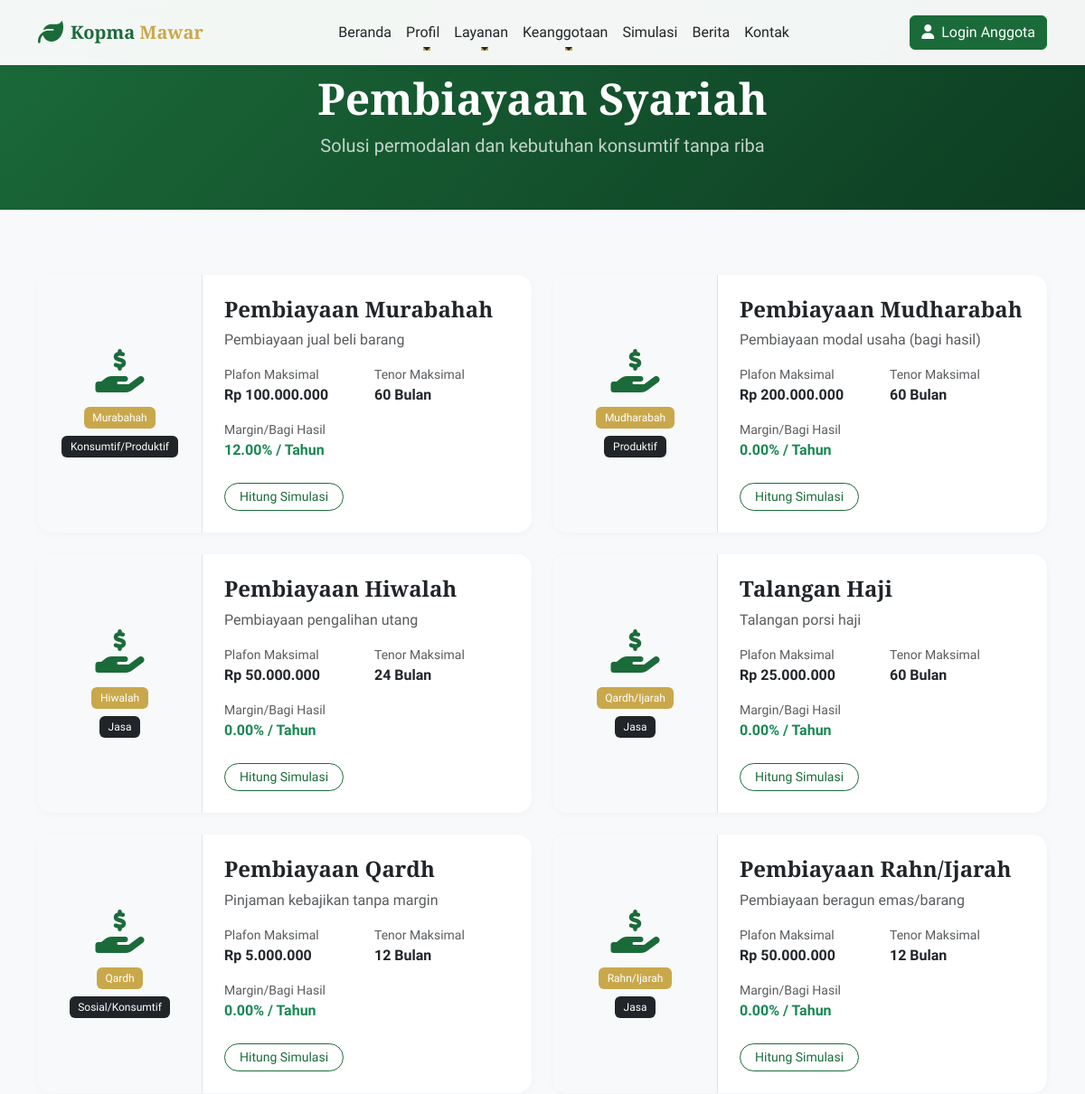
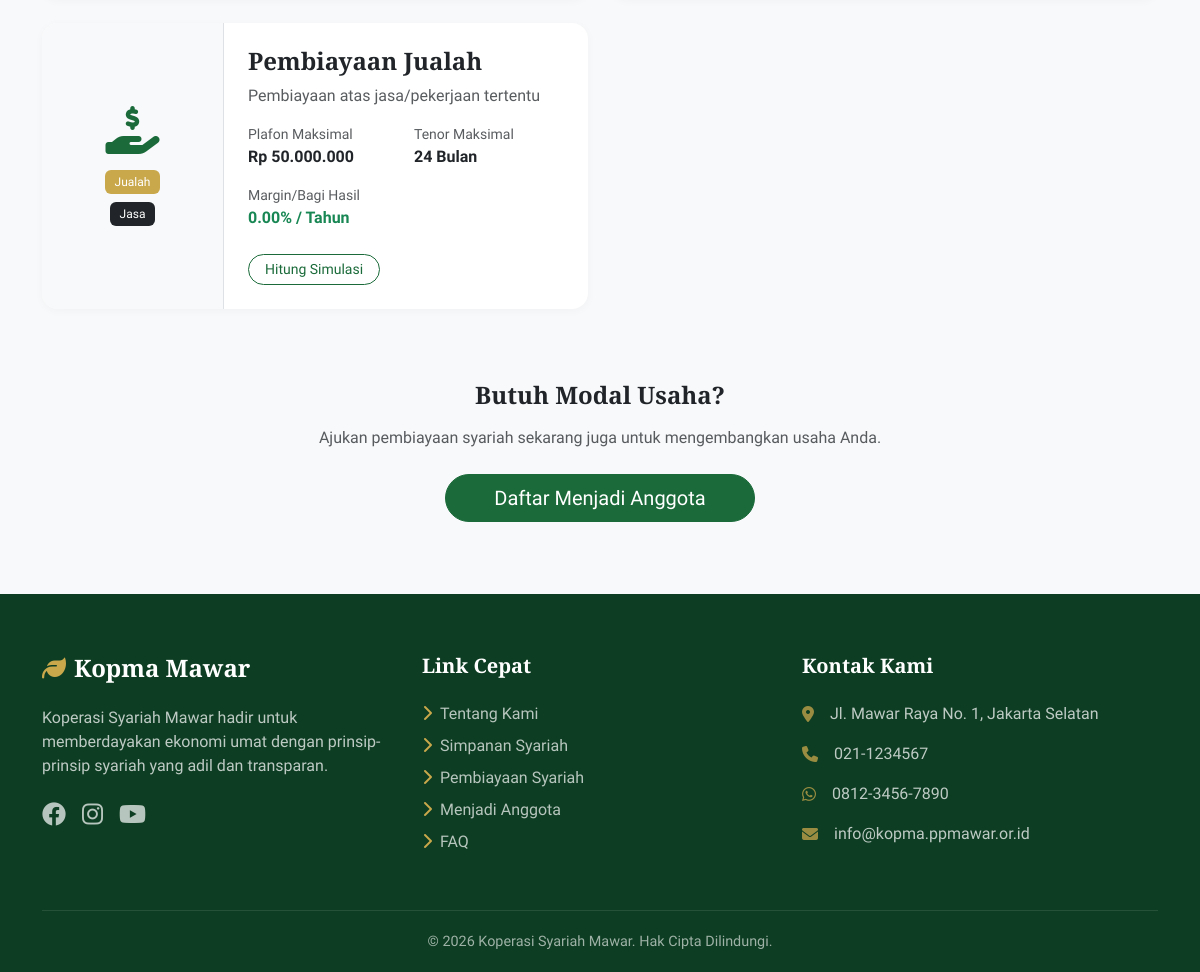
The app's page /product/financing with its own data (2 pictures, top to bottom).
### tables this page shows
CREATE TABLE financing_products (
    id INT AUTO_INCREMENT PRIMARY KEY,
    name VARCHAR(100) NOT NULL,
    type VARCHAR(50),
    akad VARCHAR(50),
    description TEXT,
    min_amount DECIMAL(15,2),
    max_amount DECIMAL(15,2),
    margin_rate DECIMAL(5,2),
    max_tenor INT,
    terms TEXT,
    is_active TINYINT(1) DEFAULT 1,
    created_at DATETIME
);

### app/controllers/ProductController.php (called while the page is built, shortened)
<?php
class ProductController extends Controller {
    public function financing() {
        $financingModel = $this->model('FinancingProductModel');
        $data = [
            'title' => 'Pembiayaan Syariah',
            'products' => $financingModel->findActive()
        ];
        $this->view('public/financing', $data);
    }
}

### app/core/App.php (called while the page is built, shortened)
<?php
class App {
    protected $controller = 'HomeController';
    protected $method = 'index';
    public function __construct() {
        $url = $this->parseUrl();
        $controllerName = isset($url[0]) ? str_replace('-', '', ucwords($url[0], '-')) . 'Controller' : $this->controller;
        if (file_exists(APP_ROOT . '/app/controllers/' . $controllerName . '.php')) {
            $this->controller = $controllerName;
            unset($url[0]);
        }
        $this->controller = new $this->controller;
        if (isset($url[1])) {
            $methodName = lcfirst(str_replace('-', '', ucwords($url[1], '-')));
            if (method_exists($this->controller, $methodName)) {
                $this->method = $methodName;
                unset($url[1]);
            }
        }
        $this->params = $url ? array_values($url) : [];
        call_user_func_array([$this->controller, $this->method], $this->params);
    }
    public function parseUrl() {
        if (isset($_GET['url'])) {
            $url = rtrim($_GET['url'], '/');
            $url = filter_var($url, FILTER_SANITIZE_URL);
            $url = explode('/', $url);
            return $url;
        }
        return [];
    }
}

### public/index.php (called while the page is built, shortened)
<?php
spl_autoload_register(function($class) {
    $paths = [
        APP_ROOT . '/app/core/' . $class . '.php',
        APP_ROOT . '/app/controllers/' . $class . '.php',
        APP_ROOT . '/app/models/' . $class . '.php',
        APP_ROOT . '/app/helpers/' . $class . '.php',
    ];
    foreach ($paths as $path) {
        if (file_exists($path)) {
            return;
        }
    }
});
$app = new App();

### app/models/FinancingProductModel.php (called while the page is built, shortened)
<?php
class FinancingProductModel {
    private $db;
    public function __construct() {
        $this->db = Database::getInstance()->getConnection();
    }
    public function findActive() {
        $stmt = $this->db->query("SELECT * FROM financing_products WHERE is_active = 1 ORDER BY created_at DESC");
        return $stmt->fetchAll();
    }
}

### app/core/Database.php (called while the page is built)
<?php
class Database {
    private static $instance = null;
    private $pdo;
    private function __construct() {
        try {
            $dsn = "mysql:host=" . DB_HOST . ";dbname=" . DB_NAME . ";charset=utf8mb4";
            $options = [
                PDO::ATTR_ERRMODE            => PDO::ERRMODE_EXCEPTION,
                PDO::ATTR_DEFAULT_FETCH_MODE => PDO::FETCH_ASSOC,
                PDO::ATTR_EMULATE_PREPARES   => false,
            ];
            $this->pdo = new PDO($dsn, DB_USER, DB_PASS, $options);
        } catch (PDOException $e) {
            die("Connection failed: " . $e->getMessage());
        }
    }
    public static function getInstance() {
        if (self::$instance == null) {
            self::$instance = new Database();
        }
        return self::$instance;
    }
    public function getConnection() {
        return $this->pdo;
    }
}

### app/helpers/Helper.php (called while the page is built, shortened)
<?php
class Helper {
    public static function formatRupiah($amount) {
        return "Rp " . number_format($amount, 0, ',', '.');
    }
}

### app/views/public/financing.php (the view)
<?php include APP_ROOT . '/app/views/layouts/public_header.php'; ?>
<div class="page-header">
    <div class="container">
        <h1 class="display-5 fw-bold">Pembiayaan Syariah</h1>
        <p class="lead opacity-75">Solusi permodalan dan kebutuhan konsumtif tanpa riba</p>
    </div>
</div>
<section class="py-5 my-4">
    <div class="container">
        <div class="row g-4">
            <?php if(empty($products)): ?>
                <div class="col-12 text-center py-5">
                    <h4 class="text-muted">Belum ada produk pembiayaan yang tersedia.</h4>
                </div>
            <?php else: ?>
                <?php foreach($products as $product): ?>
                <div class="col-lg-6">
                    <div class="card shadow-sm border-0 rounded-4 h-100 card-hover-lift">
                        <div class="row g-0 h-100">
                            <div class="col-md-4 bg-light d-flex flex-column justify-content-center align-items-center p-4 border-end">
                                <i class="fa-solid fa-hand-holding-dollar text-primary mb-3" style="font-size: 3rem;"></i>
                                <span class="badge bg-secondary mb-2"><?= $product['akad'] ?></span>
                                <span class="badge bg-dark"><?= $product['type'] ?></span>
                            </div>
                            <div class="col-md-8 p-4">
                                <h4 class="fw-bold text-primary-dark mb-2"><?= $product['name'] ?></h4>
                                <p class="text-muted mb-3"><?= $product['description'] ?></p>
                                <div class="row g-3 mb-4">
                                    <div class="col-6">
                                        <small class="text-muted d-block">Plafon Maksimal</small>
                                        <strong class="fs-6"><?= Helper::formatRupiah($product['max_amount']) ?></strong>
                                    </div>
                                    <div class="col-6">
                                        <small class="text-muted d-block">Tenor Maksimal</small>
                                        <strong class="fs-6"><?= $product['max_tenor'] ?> Bulan</strong>
                                    </div>
                                    <div class="col-6">
                                        <small class="text-muted d-block">Margin/Bagi Hasil</small>
                                        <strong class="text-success"><?= $product['margin_rate'] ?>% / Tahun</strong>
                                    </div>
                                </div>
                                <a href="<?= BASE_URL ?>/simulation" class="btn btn-outline-primary btn-sm rounded-pill px-3">Hitung Simulasi</a>
                            </div>
                        </div>
                    </div>
                </div>
                <?php endforeach; ?>
            <?php endif; ?>
        </div>
        <div class="text-center mt-5 pt-4">
            <h4 class="fw-bold mb-3">Butuh Modal Usaha?</h4>
            <p class="text-muted mb-4">Ajukan pembiayaan syariah sekarang juga untuk mengembangkan usaha Anda.</p>
            <a href="<?= BASE_URL ?>/membership/register" class="btn btn-primary btn-lg rounded-pill px-5">Daftar Menjadi Anggota</a>
        </div>
    </div>
</section>
<?php include APP_ROOT . '/app/views/layouts/public_footer.php'; ?>

### public/assets/css/main.css (style rules this page uses)
:root { --primary: #1B6B3A; --primary-dark: #0D3D22; --primary-light: #2A9D55; --secondary: #C9A84C; --secondary-light: #DFCD90; --dark: #212529; --light: #F8F9FA; --white: #ffffff; --gray: #6c757d; }
body { font-family: 'Plus Jakarta Sans', sans-serif; color: var(--dark); background-color: var(--light); overflow-x: hidden; }
h1, h2, h3, h4, h5, h6, .navbar-brand { font-family: 'Playfair Display', serif; font-weight: 700; }
.text-primary { color: var(--primary) !important; }
.bg-secondary { background-color: var(--secondary) !important; }
.btn-primary { background-color: var(--primary); border-color: var(--primary); color: var(--white); transition: all 0.3s ease; }
.btn-outline-primary { color: var(--primary); border-color: var(--primary); }
.card { border: none; border-radius: 12px; box-shadow: 0 5px 20px rgba(0,0,0,0.05); transition: all 0.3s ease; overflow: hidden; }
.card-hover-lift { transition: transform 0.3s cubic-bezier(0.175, 0.885, 0.32, 1.275); }
.badge { padding: 0.5em 0.8em; font-weight: 500; border-radius: 6px; }
.page-header { background: linear-gradient(135deg, var(--primary) 0%, var(--primary-dark) 100%); padding: 80px 0 40px; color: white; text-align: center; position: relative; }
.shadow-sm { box-shadow: 0 2px 10px rgba(0,0,0,0.03) !important; }

### records on screen
financing_products: akad "Murabahah", type "Konsumtif/Produktif", name "Pembiayaan Murabahah", description "Pembiayaan jual beli barang", max_amount "Rp 100.000.000", max_tenor "60", margin_rate "12.00"
financing_products: akad "Mudharabah", type "Produktif", name "Pembiayaan Mudharabah", description "Pembiayaan modal usaha (bagi hasil)", max_amount "Rp 200.000.000", max_tenor "60", margin_rate "0.00"
financing_products: akad "Hiwalah", type "Jasa", name "Pembiayaan Hiwalah", description "Pembiayaan pengalihan utang", max_amount "Rp 50.000.000", max_tenor "24", margin_rate "0.00"
financing_products: akad "Qardh/Ijarah", type "Jasa", name "Talangan Haji", description "Talangan porsi haji", max_amount "Rp 25.000.000", max_tenor "60", margin_rate "0.00"
financing_products: akad "Qardh", type "Sosial/Konsumtif", name "Pembiayaan Qardh", description "Pinjaman kebajikan tanpa margin", max_amount "Rp 5.000.000", max_tenor "12", margin_rate "0.00"
financing_products: akad "Rahn/Ijarah", type "Jasa", name "Pembiayaan Rahn/Ijarah", description "Pembiayaan beragun emas/barang", max_amount "Rp 50.000.000", max_tenor "12", margin_rate "0.00"
financing_products: akad "Jualah", type "Jasa", name "Pembiayaan Jualah", description "Pembiayaan atas jasa/pekerjaan tertentu", max_amount "Rp 50.000.000", max_tenor "24", margin_rate "0.00"
